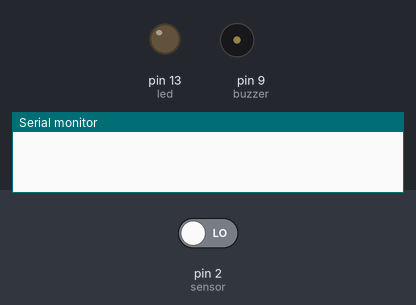
The sketch below on a simulated Arduino Uno, built with avr-gcc and run on an emulated ATmega328P. Shown: output pins drawn as LEDs (lit = HIGH), buzzer (waves = sounding), the last lines printed to the serial monitor. The inputs (shaded band) are chosen by the test bench; at power-on: pin 2 (sensor) LOW.

Above: at 0.1 s.
At 16.2 s:
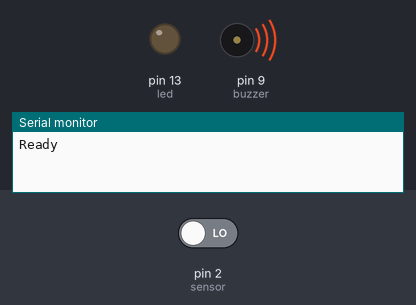
16.3 s: pin 2 (sensor) driven HIGH
At 47.3 s:
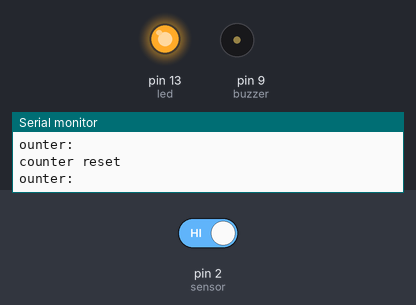
Timing chart, 0 to 47.8 s (numbered marks = the images above; inputs shaded):
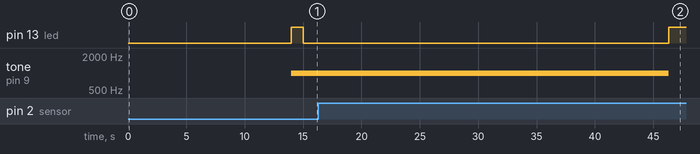

Measured:
- after the input at 16.3 s, pin 13 (led): LOW → HIGH after 30.0 s; tone on pin 9 (buzzer): 1000 Hz → silent after 30.0 s

The sketch:

Motion-sensing_alarm.ino
```cpp
const int led = 13;                // the pin that the LED is attached to
const int sensor = 2;              // the pin that the sensor is attached to
const int buzzer = 9;              // the pin that the buzzer is attached to
int state = LOW;             // by default, no motion detected
int val = 0;                 // variable to store the sensor status (value)
int counter = 0;
int counterOfCounter = 0;

void setup() {
  pinMode(led, OUTPUT);      // initalize LED as an output
  pinMode(sensor, INPUT);    // initialize sensor as an input
  pinMode(buzzer, OUTPUT);   // initialize buzzer as an output
  Serial.begin(9600);        // initialize serial
  digitalWrite(led, LOW);    // led default off
  delay(14000);
  digitalWrite(led, HIGH);
  tone(buzzer, 1000); // Send 1KHz sound signal...
  delay(1000);
  digitalWrite(led, LOW);
  Serial.println("Ready");
}
void loop() {
  while (counter < 3) {
    val = digitalRead(sensor);   // read sensor value
    if (val == HIGH) {
      counter++; // short cut for i= i+1
      Serial.println("counter: " + counter);
      delay(1000);
    } else {
      counter=0;
    }
  }
  if (counter == 3) {
    counterOfCounter++;
    counter=0;
    Serial.println("counterOfCounter: " + counterOfCounter);
    Serial.println("counter reset");
  }
  if (counterOfCounter == 10) {
    digitalWrite(led, HIGH);
    noTone(buzzer);     // Stop sound...
  }
}
```
